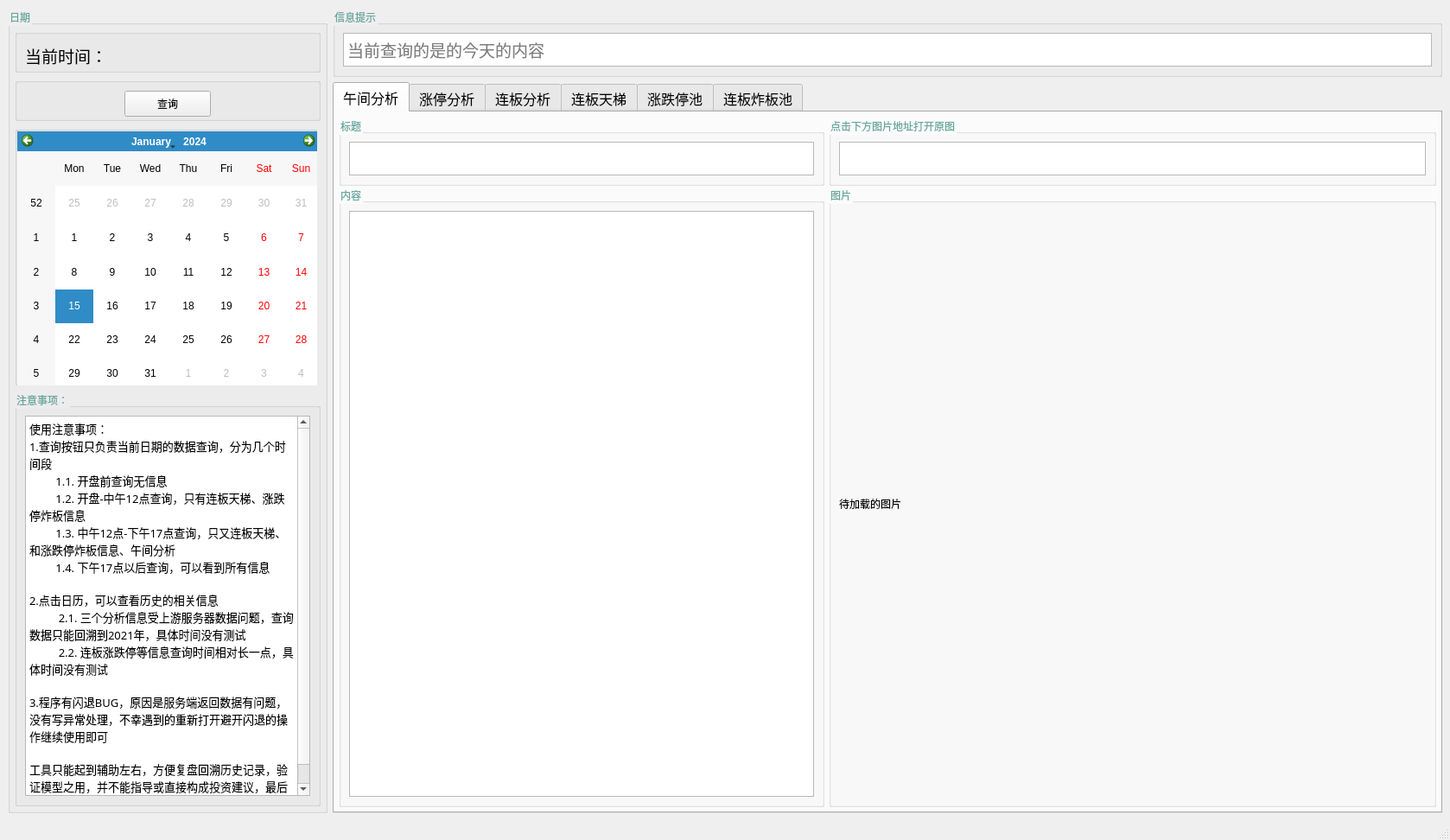
<?xml version="1.0" encoding="UTF-8"?>
<ui version="4.0">
 <class>MainWindow</class>
 <widget class="QMainWindow" name="MainWindow">
  <property name="geometry">
   <rect>
    <x>0</x>
    <y>0</y>
    <width>1678</width>
    <height>972</height>
   </rect>
  </property>
  <property name="windowTitle">
   <string>复盘助手</string>
  </property>
  <property name="windowIcon">
   <iconset resource="A_ioc.qrc">
    <normaloff>:/ioc/123.ico</normaloff>:/ioc/123.ico</iconset>
  </property>
  <property name="styleSheet">
   <string notr="true">QGroupBox{
    color: rgb(103, 167, 157) ;
	font: 14pt &quot;Adobe 黑体 Std R&quot;;
}

QPushButton{
	font: 14pt &quot;Adobe 黑体 Std R&quot;;
}

QTextEdit{ 
	font: 14pt &quot;Adobe 黑体 Std R&quot;;
}
QTextBrowser{ 
	font: 14pt &quot;Adobe 黑体 Std R&quot;;
}</string>
  </property>
  <widget class="QWidget" name="centralwidget">
   <property name="styleSheet">
    <string notr="true"/>
   </property>
   <layout class="QGridLayout" name="gridLayout_21">
    <item row="0" column="0">
     <widget class="QGroupBox" name="groupBox_5">
      <property name="minimumSize">
       <size>
        <width>370</width>
        <height>0</height>
       </size>
      </property>
      <property name="maximumSize">
       <size>
        <width>370</width>
        <height>16777215</height>
       </size>
      </property>
      <property name="layoutDirection">
       <enum>Qt::LeftToRight</enum>
      </property>
      <property name="title">
       <string>日期</string>
      </property>
      <property name="flat">
       <bool>false</bool>
      </property>
      <property name="checkable">
       <bool>false</bool>
      </property>
      <layout class="QVBoxLayout" name="verticalLayout_4">
       <property name="leftMargin">
        <number>5</number>
       </property>
       <property name="topMargin">
        <number>5</number>
       </property>
       <property name="rightMargin">
        <number>5</number>
       </property>
       <property name="bottomMargin">
        <number>5</number>
       </property>
       <item>
        <widget class="QGroupBox" name="groupBox_7">
         <property name="maximumSize">
          <size>
           <width>16777215</width>
           <height>50</height>
          </size>
         </property>
         <property name="title">
          <string/>
         </property>
         <layout class="QGridLayout" name="gridLayout_9">
          <item row="0" column="0">
           <widget class="QLabel" name="label_timelist">
            <property name="minimumSize">
             <size>
              <width>0</width>
              <height>30</height>
             </size>
            </property>
            <property name="maximumSize">
             <size>
              <width>16777215</width>
              <height>30</height>
             </size>
            </property>
            <property name="font">
             <font>
              <family>Adobe 黑体 Std R</family>
              <pointsize>14</pointsize>
             </font>
            </property>
            <property name="text">
             <string>当前时间：</string>
            </property>
           </widget>
          </item>
         </layout>
        </widget>
       </item>
       <item>
        <widget class="QGroupBox" name="groupBox_8">
         <property name="maximumSize">
          <size>
           <width>16777215</width>
           <height>50</height>
          </size>
         </property>
         <property name="title">
          <string/>
         </property>
         <layout class="QGridLayout" name="gridLayout_10">
          <item row="0" column="0">
           <widget class="QPushButton" name="pushButton_cx">
            <property name="minimumSize">
             <size>
              <width>100</width>
              <height>30</height>
             </size>
            </property>
            <property name="maximumSize">
             <size>
              <width>100</width>
              <height>30</height>
             </size>
            </property>
            <property name="text">
             <string>查询</string>
            </property>
           </widget>
          </item>
         </layout>
        </widget>
       </item>
       <item>
        <widget class="QGroupBox" name="groupBox_9">
         <property name="minimumSize">
          <size>
           <width>350</width>
           <height>300</height>
          </size>
         </property>
         <property name="maximumSize">
          <size>
           <width>350</width>
           <height>300</height>
          </size>
         </property>
         <property name="title">
          <string/>
         </property>
         <layout class="QGridLayout" name="gridLayout_11">
          <property name="leftMargin">
           <number>0</number>
          </property>
          <property name="topMargin">
           <number>0</number>
          </property>
          <property name="rightMargin">
           <number>0</number>
          </property>
          <property name="bottomMargin">
           <number>0</number>
          </property>
          <property name="spacing">
           <number>0</number>
          </property>
          <item row="0" column="0">
           <widget class="QCalendarWidget" name="calendarWidget">
            <property name="enabled">
             <bool>true</bool>
            </property>
            <property name="sizePolicy">
             <sizepolicy hsizetype="Preferred" vsizetype="Preferred">
              <horstretch>0</horstretch>
              <verstretch>0</verstretch>
             </sizepolicy>
            </property>
            <property name="minimumSize">
             <size>
              <width>350</width>
              <height>300</height>
             </size>
            </property>
            <property name="maximumSize">
             <size>
              <width>350</width>
              <height>300</height>
             </size>
            </property>
            <property name="autoFillBackground">
             <bool>true</bool>
            </property>
            <property name="inputMethodHints">
             <set>Qt::ImhNone</set>
            </property>
            <property name="firstDayOfWeek">
             <enum>Qt::Monday</enum>
            </property>
            <property name="gridVisible">
             <bool>false</bool>
            </property>
            <property name="selectionMode">
             <enum>QCalendarWidget::SingleSelection</enum>
            </property>
            <property name="horizontalHeaderFormat">
             <enum>QCalendarWidget::ShortDayNames</enum>
            </property>
            <property name="verticalHeaderFormat">
             <enum>QCalendarWidget::ISOWeekNumbers</enum>
            </property>
           </widget>
          </item>
         </layout>
        </widget>
       </item>
       <item>
        <widget class="QGroupBox" name="groupBox_10">
         <property name="minimumSize">
          <size>
           <width>0</width>
           <height>350</height>
          </size>
         </property>
         <property name="title">
          <string>注意事项：</string>
         </property>
         <layout class="QGridLayout" name="gridLayout_12">
          <item row="0" column="0">
           <widget class="QTextEdit" name="textEdit">
            <property name="font">
             <font>
              <family>Adobe 黑体 Std R</family>
              <pointsize>14</pointsize>
              <weight>50</weight>
              <italic>false</italic>
              <bold>false</bold>
             </font>
            </property>
            <property name="html">
             <string>&lt;!DOCTYPE HTML PUBLIC &quot;-//W3C//DTD HTML 4.0//EN&quot; &quot;http://www.w3.org/TR/REC-html40/strict.dtd&quot;&gt;
&lt;html&gt;&lt;head&gt;&lt;meta name=&quot;qrichtext&quot; content=&quot;1&quot; /&gt;&lt;style type=&quot;text/css&quot;&gt;
p, li { white-space: pre-wrap; }
&lt;/style&gt;&lt;/head&gt;&lt;body style=&quot; font-family:'Adobe 黑体 Std R'; font-size:14pt; font-weight:400; font-style:normal;&quot;&gt;
&lt;p style=&quot; margin-top:0px; margin-bottom:0px; margin-left:0px; margin-right:0px; -qt-block-indent:0; text-indent:0px;&quot;&gt;&lt;span style=&quot; font-size:10pt;&quot;&gt;使用注意事项：&lt;/span&gt;&lt;/p&gt;
&lt;p style=&quot; margin-top:0px; margin-bottom:0px; margin-left:0px; margin-right:0px; -qt-block-indent:0; text-indent:0px;&quot;&gt;&lt;span style=&quot; font-size:10pt;&quot;&gt;1.查询按钮只负责当前日期的数据查询，分为几个时间段&lt;/span&gt;&lt;/p&gt;
&lt;p style=&quot; margin-top:0px; margin-bottom:0px; margin-left:0px; margin-right:0px; -qt-block-indent:0; text-indent:0px;&quot;&gt;&lt;span style=&quot; font-size:10pt;&quot;&gt;         1.1. 开盘前查询无信息&lt;/span&gt;&lt;/p&gt;
&lt;p style=&quot; margin-top:0px; margin-bottom:0px; margin-left:0px; margin-right:0px; -qt-block-indent:0; text-indent:0px;&quot;&gt;&lt;span style=&quot; font-size:10pt;&quot;&gt;         1.2. 开盘-中午12点查询，只有连板天梯、涨跌停炸板信息&lt;/span&gt;&lt;/p&gt;
&lt;p style=&quot; margin-top:0px; margin-bottom:0px; margin-left:0px; margin-right:0px; -qt-block-indent:0; text-indent:0px;&quot;&gt;&lt;span style=&quot; font-size:10pt;&quot;&gt;         1.3. 中午12点-下午17点查询，只又连板天梯、和涨跌停炸板信息、午间分析&lt;/span&gt;&lt;/p&gt;
&lt;p style=&quot; margin-top:0px; margin-bottom:0px; margin-left:0px; margin-right:0px; -qt-block-indent:0; text-indent:0px;&quot;&gt;&lt;span style=&quot; font-size:10pt;&quot;&gt;         1.4. 下午17点以后查询，可以看到所有信息&lt;/span&gt;&lt;/p&gt;
&lt;p style=&quot;-qt-paragraph-type:empty; margin-top:0px; margin-bottom:0px; margin-left:0px; margin-right:0px; -qt-block-indent:0; text-indent:0px; font-size:10pt;&quot;&gt;&lt;br /&gt;&lt;/p&gt;
&lt;p style=&quot; margin-top:0px; margin-bottom:0px; margin-left:0px; margin-right:0px; -qt-block-indent:0; text-indent:0px;&quot;&gt;&lt;span style=&quot; font-size:10pt;&quot;&gt;2.点击日历，可以查看历史的相关信息&lt;/span&gt;&lt;/p&gt;
&lt;p style=&quot; margin-top:0px; margin-bottom:0px; margin-left:0px; margin-right:0px; -qt-block-indent:0; text-indent:0px;&quot;&gt;&lt;span style=&quot; font-size:10pt;&quot;&gt;          2.1. 三个分析信息受上游服务器数据问题，查询数据只能回溯到2021年，具体时间没有测试&lt;/span&gt;&lt;/p&gt;
&lt;p style=&quot; margin-top:0px; margin-bottom:0px; margin-left:0px; margin-right:0px; -qt-block-indent:0; text-indent:0px;&quot;&gt;&lt;span style=&quot; font-size:10pt;&quot;&gt;          2.2. 连板涨跌停等信息查询时间相对长一点，具体时间没有测试&lt;/span&gt;&lt;/p&gt;
&lt;p style=&quot;-qt-paragraph-type:empty; margin-top:0px; margin-bottom:0px; margin-left:0px; margin-right:0px; -qt-block-indent:0; text-indent:0px; font-size:10pt;&quot;&gt;&lt;br /&gt;&lt;/p&gt;
&lt;p style=&quot; margin-top:0px; margin-bottom:0px; margin-left:0px; margin-right:0px; -qt-block-indent:0; text-indent:0px;&quot;&gt;&lt;span style=&quot; font-size:10pt;&quot;&gt;3.程序有闪退BUG，原因是服务端返回数据有问题，没有写异常处理，不幸遇到的重新打开避开闪退的操作继续使用即可&lt;/span&gt;&lt;/p&gt;
&lt;p style=&quot;-qt-paragraph-type:empty; margin-top:0px; margin-bottom:0px; margin-left:0px; margin-right:0px; -qt-block-indent:0; text-indent:0px; font-size:10pt;&quot;&gt;&lt;br /&gt;&lt;/p&gt;
&lt;p style=&quot; margin-top:0px; margin-bottom:0px; margin-left:0px; margin-right:0px; -qt-block-indent:0; text-indent:0px;&quot;&gt;&lt;span style=&quot; font-size:10pt;&quot;&gt;工具只能起到辅助左右，方便复盘回溯历史记录，验证模型之用，并不能指导或直接构成投资建议，最后投资有风险入市需谨慎。&lt;/span&gt;&lt;/p&gt;&lt;/body&gt;&lt;/html&gt;</string>
            </property>
           </widget>
          </item>
         </layout>
        </widget>
       </item>
      </layout>
     </widget>
    </item>
    <item row="0" column="1">
     <layout class="QVBoxLayout" name="verticalLayout">
      <property name="leftMargin">
       <number>0</number>
      </property>
      <property name="topMargin">
       <number>0</number>
      </property>
      <property name="rightMargin">
       <number>0</number>
      </property>
      <property name="bottomMargin">
       <number>0</number>
      </property>
      <item>
       <widget class="QGroupBox" name="groupBox_6">
        <property name="maximumSize">
         <size>
          <width>16777215</width>
          <height>80</height>
         </size>
        </property>
        <property name="accessibleName">
         <string/>
        </property>
        <property name="layoutDirection">
         <enum>Qt::LeftToRight</enum>
        </property>
        <property name="title">
         <string>信息提示</string>
        </property>
        <property name="flat">
         <bool>false</bool>
        </property>
        <property name="checkable">
         <bool>false</bool>
        </property>
        <layout class="QGridLayout" name="gridLayout_6">
         <item row="0" column="0">
          <widget class="QTextBrowser" name="tsxx_text">
           <property name="font">
            <font>
             <family>Adobe 黑体 Std R</family>
             <pointsize>14</pointsize>
             <weight>50</weight>
             <italic>false</italic>
             <bold>false</bold>
            </font>
           </property>
           <property name="readOnly">
            <bool>false</bool>
           </property>
           <property name="acceptRichText">
            <bool>true</bool>
           </property>
           <property name="placeholderText">
            <string>当前查询的是的今天的内容</string>
           </property>
          </widget>
         </item>
        </layout>
       </widget>
      </item>
      <item>
       <widget class="QTabWidget" name="tabWidget">
        <property name="font">
         <font>
          <family>Adobe 黑体 Std R</family>
          <pointsize>12</pointsize>
          <weight>50</weight>
          <bold>false</bold>
         </font>
        </property>
        <property name="mouseTracking">
         <bool>false</bool>
        </property>
        <property name="styleSheet">
         <string notr="true">QTextEdit{
font: 12pt &quot;Adobe 黑体 Std R&quot;;
}
QLabel{
font: 12pt &quot;Adobe 黑体 Std R&quot;;
}</string>
        </property>
        <property name="currentIndex">
         <number>0</number>
        </property>
        <widget class="QWidget" name="tab_wjfx">
         <attribute name="title">
          <string>午间分析</string>
         </attribute>
         <layout class="QGridLayout" name="gridLayout_7" columnstretch="4,5">
          <property name="leftMargin">
           <number>5</number>
          </property>
          <property name="topMargin">
           <number>5</number>
          </property>
          <property name="rightMargin">
           <number>5</number>
          </property>
          <property name="bottomMargin">
           <number>5</number>
          </property>
          <property name="horizontalSpacing">
           <number>5</number>
          </property>
          <item row="0" column="1">
           <layout class="QVBoxLayout" name="wjfx_r">
            <item>
             <widget class="QGroupBox" name="groupBox_3">
              <property name="minimumSize">
               <size>
                <width>400</width>
                <height>0</height>
               </size>
              </property>
              <property name="maximumSize">
               <size>
                <width>16777215</width>
                <height>80</height>
               </size>
              </property>
              <property name="layoutDirection">
               <enum>Qt::LeftToRight</enum>
              </property>
              <property name="title">
               <string>点击下方图片地址打开原图</string>
              </property>
              <property name="flat">
               <bool>false</bool>
              </property>
              <property name="checkable">
               <bool>false</bool>
              </property>
              <layout class="QGridLayout" name="gridLayout_4">
               <item row="0" column="0">
                <widget class="QTextBrowser" name="wjfx_ming_url">
                 <property name="openExternalLinks">
                  <bool>true</bool>
                 </property>
                </widget>
               </item>
              </layout>
             </widget>
            </item>
            <item>
             <widget class="QGroupBox" name="groupBox_4">
              <property name="layoutDirection">
               <enum>Qt::LeftToRight</enum>
              </property>
              <property name="title">
               <string>图片</string>
              </property>
              <property name="flat">
               <bool>false</bool>
              </property>
              <property name="checkable">
               <bool>false</bool>
              </property>
              <layout class="QGridLayout" name="gridLayout_5">
               <item row="0" column="0">
                <widget class="QLabel" name="wjfx_image">
                 <property name="styleSheet">
                  <string notr="true"/>
                 </property>
                 <property name="text">
                  <string>待加载的图片</string>
                 </property>
                </widget>
               </item>
              </layout>
             </widget>
            </item>
           </layout>
          </item>
          <item row="0" column="0">
           <layout class="QVBoxLayout" name="wjfx_l">
            <item>
             <widget class="QGroupBox" name="groupBox">
              <property name="minimumSize">
               <size>
                <width>300</width>
                <height>0</height>
               </size>
              </property>
              <property name="maximumSize">
               <size>
                <width>16777215</width>
                <height>80</height>
               </size>
              </property>
              <property name="layoutDirection">
               <enum>Qt::LeftToRight</enum>
              </property>
              <property name="title">
               <string>标题</string>
              </property>
              <property name="flat">
               <bool>false</bool>
              </property>
              <property name="checkable">
               <bool>false</bool>
              </property>
              <layout class="QGridLayout" name="gridLayout_3">
               <item row="0" column="0">
                <widget class="QTextBrowser" name="wjfx_bt">
                 <property name="readOnly">
                  <bool>false</bool>
                 </property>
                 <property name="placeholderText">
                  <string/>
                 </property>
                </widget>
               </item>
              </layout>
             </widget>
            </item>
            <item>
             <widget class="QGroupBox" name="groupBox_2">
              <property name="layoutDirection">
               <enum>Qt::LeftToRight</enum>
              </property>
              <property name="title">
               <string>内容</string>
              </property>
              <property name="flat">
               <bool>false</bool>
              </property>
              <property name="checkable">
               <bool>false</bool>
              </property>
              <layout class="QGridLayout" name="gridLayout_2">
               <item row="0" column="0">
                <widget class="QTextBrowser" name="wjfx_nr"/>
               </item>
              </layout>
             </widget>
            </item>
           </layout>
          </item>
         </layout>
        </widget>
        <widget class="QWidget" name="tab_ztfx">
         <attribute name="title">
          <string>涨停分析</string>
         </attribute>
         <layout class="QGridLayout" name="gridLayout" columnstretch="4,5">
          <property name="leftMargin">
           <number>5</number>
          </property>
          <property name="topMargin">
           <number>5</number>
          </property>
          <property name="rightMargin">
           <number>5</number>
          </property>
          <property name="bottomMargin">
           <number>5</number>
          </property>
          <property name="horizontalSpacing">
           <number>5</number>
          </property>
          <item row="0" column="0">
           <layout class="QVBoxLayout" name="ztfx_l">
            <item>
             <widget class="QGroupBox" name="groupBox_17">
              <property name="maximumSize">
               <size>
                <width>16777215</width>
                <height>80</height>
               </size>
              </property>
              <property name="layoutDirection">
               <enum>Qt::LeftToRight</enum>
              </property>
              <property name="title">
               <string>标题</string>
              </property>
              <property name="flat">
               <bool>false</bool>
              </property>
              <property name="checkable">
               <bool>false</bool>
              </property>
              <layout class="QGridLayout" name="gridLayout_18">
               <item row="0" column="0">
                <widget class="QTextBrowser" name="ztfx_bt">
                 <property name="readOnly">
                  <bool>false</bool>
                 </property>
                 <property name="placeholderText">
                  <string/>
                 </property>
                </widget>
               </item>
              </layout>
             </widget>
            </item>
            <item>
             <widget class="QGroupBox" name="groupBox_18">
              <property name="layoutDirection">
               <enum>Qt::LeftToRight</enum>
              </property>
              <property name="title">
               <string>内容</string>
              </property>
              <property name="flat">
               <bool>false</bool>
              </property>
              <property name="checkable">
               <bool>false</bool>
              </property>
              <layout class="QGridLayout" name="gridLayout_19">
               <item row="0" column="0">
                <widget class="QTextBrowser" name="ztfx_nr"/>
               </item>
              </layout>
             </widget>
            </item>
           </layout>
          </item>
          <item row="0" column="1">
           <layout class="QVBoxLayout" name="ztfx_r">
            <item>
             <widget class="QGroupBox" name="groupBox_15">
              <property name="maximumSize">
               <size>
                <width>16777215</width>
                <height>80</height>
               </size>
              </property>
              <property name="layoutDirection">
               <enum>Qt::LeftToRight</enum>
              </property>
              <property name="title">
               <string>点击下方图片地址打开原图</string>
              </property>
              <property name="flat">
               <bool>false</bool>
              </property>
              <property name="checkable">
               <bool>false</bool>
              </property>
              <layout class="QGridLayout" name="gridLayout_16">
               <item row="0" column="0">
                <widget class="QTextBrowser" name="ztfx_ming_url">
                 <property name="openExternalLinks">
                  <bool>true</bool>
                 </property>
                </widget>
               </item>
              </layout>
             </widget>
            </item>
            <item>
             <widget class="QGroupBox" name="groupBox_16">
              <property name="layoutDirection">
               <enum>Qt::LeftToRight</enum>
              </property>
              <property name="title">
               <string>图片</string>
              </property>
              <property name="flat">
               <bool>false</bool>
              </property>
              <property name="checkable">
               <bool>false</bool>
              </property>
              <layout class="QGridLayout" name="gridLayout_17">
               <item row="0" column="0">
                <widget class="QLabel" name="ztfx_image">
                 <property name="text">
                  <string>待加载的图片</string>
                 </property>
                </widget>
               </item>
              </layout>
             </widget>
            </item>
           </layout>
          </item>
         </layout>
        </widget>
        <widget class="QWidget" name="tab_spfx">
         <attribute name="title">
          <string>连板分析</string>
         </attribute>
         <layout class="QGridLayout" name="gridLayout_20" columnstretch="4,5">
          <property name="leftMargin">
           <number>5</number>
          </property>
          <property name="topMargin">
           <number>5</number>
          </property>
          <property name="rightMargin">
           <number>5</number>
          </property>
          <property name="bottomMargin">
           <number>5</number>
          </property>
          <property name="horizontalSpacing">
           <number>5</number>
          </property>
          <item row="0" column="0">
           <layout class="QVBoxLayout" name="spfx_l">
            <item>
             <widget class="QGroupBox" name="groupBox_11">
              <property name="maximumSize">
               <size>
                <width>16777215</width>
                <height>80</height>
               </size>
              </property>
              <property name="layoutDirection">
               <enum>Qt::LeftToRight</enum>
              </property>
              <property name="title">
               <string>标题</string>
              </property>
              <property name="flat">
               <bool>false</bool>
              </property>
              <property name="checkable">
               <bool>false</bool>
              </property>
              <layout class="QGridLayout" name="gridLayout_8">
               <item row="0" column="0">
                <widget class="QTextBrowser" name="spfx_bt">
                 <property name="readOnly">
                  <bool>false</bool>
                 </property>
                 <property name="placeholderText">
                  <string/>
                 </property>
                </widget>
               </item>
              </layout>
             </widget>
            </item>
            <item>
             <widget class="QGroupBox" name="groupBox_12">
              <property name="layoutDirection">
               <enum>Qt::LeftToRight</enum>
              </property>
              <property name="title">
               <string>内容</string>
              </property>
              <property name="flat">
               <bool>false</bool>
              </property>
              <property name="checkable">
               <bool>false</bool>
              </property>
              <layout class="QGridLayout" name="gridLayout_13">
               <item row="0" column="0">
                <widget class="QTextBrowser" name="spfx_nr"/>
               </item>
              </layout>
             </widget>
            </item>
           </layout>
          </item>
          <item row="0" column="1">
           <layout class="QVBoxLayout" name="spfx_r">
            <item>
             <widget class="QGroupBox" name="groupBox_13">
              <property name="maximumSize">
               <size>
                <width>16777215</width>
                <height>80</height>
               </size>
              </property>
              <property name="layoutDirection">
               <enum>Qt::LeftToRight</enum>
              </property>
              <property name="title">
               <string>点击下方图片地址打开原图</string>
              </property>
              <property name="flat">
               <bool>false</bool>
              </property>
              <property name="checkable">
               <bool>false</bool>
              </property>
              <layout class="QGridLayout" name="gridLayout_14">
               <item row="0" column="0">
                <widget class="QTextBrowser" name="spfx_ming_url">
                 <property name="openExternalLinks">
                  <bool>true</bool>
                 </property>
                </widget>
               </item>
              </layout>
             </widget>
            </item>
            <item>
             <widget class="QGroupBox" name="groupBox_14">
              <property name="layoutDirection">
               <enum>Qt::LeftToRight</enum>
              </property>
              <property name="title">
               <string>图片</string>
              </property>
              <property name="flat">
               <bool>false</bool>
              </property>
              <property name="checkable">
               <bool>false</bool>
              </property>
              <layout class="QGridLayout" name="gridLayout_15">
               <item row="0" column="0">
                <widget class="QLabel" name="spfx_image">
                 <property name="text">
                  <string>待加载的图片</string>
                 </property>
                </widget>
               </item>
              </layout>
             </widget>
            </item>
           </layout>
          </item>
         </layout>
        </widget>
        <widget class="QWidget" name="tab_lbtt">
         <attribute name="title">
          <string>连板天梯</string>
         </attribute>
         <layout class="QGridLayout" name="gridLayout_46">
          <property name="leftMargin">
           <number>5</number>
          </property>
          <property name="topMargin">
           <number>5</number>
          </property>
          <property name="rightMargin">
           <number>5</number>
          </property>
          <property name="bottomMargin">
           <number>5</number>
          </property>
          <item row="0" column="0">
           <widget class="QGroupBox" name="groupBox_21">
            <property name="minimumSize">
             <size>
              <width>0</width>
              <height>350</height>
             </size>
            </property>
            <property name="title">
             <string>同花顺连板天梯：</string>
            </property>
            <layout class="QGridLayout" name="gridLayout_24">
             <item row="0" column="0">
              <widget class="QTextEdit" name="lbtt_textEdit_lbtt">
               <property name="html">
                <string>&lt;!DOCTYPE HTML PUBLIC &quot;-//W3C//DTD HTML 4.0//EN&quot; &quot;http://www.w3.org/TR/REC-html40/strict.dtd&quot;&gt;
&lt;html&gt;&lt;head&gt;&lt;meta name=&quot;qrichtext&quot; content=&quot;1&quot; /&gt;&lt;style type=&quot;text/css&quot;&gt;
p, li { white-space: pre-wrap; }
&lt;/style&gt;&lt;/head&gt;&lt;body style=&quot; font-family:'Adobe 黑体 Std R'; font-size:12pt; font-weight:400; font-style:normal;&quot;&gt;
&lt;p style=&quot;-qt-paragraph-type:empty; margin-top:0px; margin-bottom:0px; margin-left:0px; margin-right:0px; -qt-block-indent:0; text-indent:0px;&quot;&gt;&lt;br /&gt;&lt;/p&gt;&lt;/body&gt;&lt;/html&gt;</string>
               </property>
              </widget>
             </item>
            </layout>
           </widget>
          </item>
         </layout>
        </widget>
        <widget class="QWidget" name="tab_zdtc">
         <attribute name="title">
          <string>涨跌停池</string>
         </attribute>
         <layout class="QGridLayout" name="gridLayout_47" columnstretch="3,2">
          <property name="leftMargin">
           <number>5</number>
          </property>
          <property name="topMargin">
           <number>5</number>
          </property>
          <property name="rightMargin">
           <number>5</number>
          </property>
          <property name="bottomMargin">
           <number>5</number>
          </property>
          <property name="horizontalSpacing">
           <number>5</number>
          </property>
          <item row="0" column="0">
           <widget class="QGroupBox" name="groupBox_19">
            <property name="minimumSize">
             <size>
              <width>0</width>
              <height>350</height>
             </size>
            </property>
            <property name="title">
             <string>涨停池</string>
            </property>
            <layout class="QGridLayout" name="gridLayout_22">
             <item row="0" column="0">
              <widget class="QTextEdit" name="zdtc_textEdit_ztc">
               <property name="html">
                <string>&lt;!DOCTYPE HTML PUBLIC &quot;-//W3C//DTD HTML 4.0//EN&quot; &quot;http://www.w3.org/TR/REC-html40/strict.dtd&quot;&gt;
&lt;html&gt;&lt;head&gt;&lt;meta name=&quot;qrichtext&quot; content=&quot;1&quot; /&gt;&lt;style type=&quot;text/css&quot;&gt;
p, li { white-space: pre-wrap; }
&lt;/style&gt;&lt;/head&gt;&lt;body style=&quot; font-family:'Adobe 黑体 Std R'; font-size:12pt; font-weight:400; font-style:normal;&quot;&gt;
&lt;p style=&quot;-qt-paragraph-type:empty; margin-top:0px; margin-bottom:0px; margin-left:0px; margin-right:0px; -qt-block-indent:0; text-indent:0px; font-size:14pt;&quot;&gt;&lt;br /&gt;&lt;/p&gt;&lt;/body&gt;&lt;/html&gt;</string>
               </property>
              </widget>
             </item>
            </layout>
           </widget>
          </item>
          <item row="0" column="1">
           <widget class="QGroupBox" name="groupBox_20">
            <property name="minimumSize">
             <size>
              <width>0</width>
              <height>350</height>
             </size>
            </property>
            <property name="title">
             <string>跌停池</string>
            </property>
            <layout class="QGridLayout" name="gridLayout_23">
             <item row="0" column="0">
              <widget class="QTextEdit" name="zdtc_textEdit_dtc">
               <property name="html">
                <string>&lt;!DOCTYPE HTML PUBLIC &quot;-//W3C//DTD HTML 4.0//EN&quot; &quot;http://www.w3.org/TR/REC-html40/strict.dtd&quot;&gt;
&lt;html&gt;&lt;head&gt;&lt;meta name=&quot;qrichtext&quot; content=&quot;1&quot; /&gt;&lt;style type=&quot;text/css&quot;&gt;
p, li { white-space: pre-wrap; }
&lt;/style&gt;&lt;/head&gt;&lt;body style=&quot; font-family:'Adobe 黑体 Std R'; font-size:12pt; font-weight:400; font-style:normal;&quot;&gt;
&lt;p style=&quot;-qt-paragraph-type:empty; margin-top:0px; margin-bottom:0px; margin-left:0px; margin-right:0px; -qt-block-indent:0; text-indent:0px; font-size:14pt;&quot;&gt;&lt;br /&gt;&lt;/p&gt;&lt;/body&gt;&lt;/html&gt;</string>
               </property>
              </widget>
             </item>
            </layout>
           </widget>
          </item>
         </layout>
        </widget>
        <widget class="QWidget" name="tab_lzbc">
         <attribute name="title">
          <string>连板炸板池</string>
         </attribute>
         <layout class="QGridLayout" name="gridLayout_48" columnstretch="3,2" columnminimumwidth="3,2">
          <property name="leftMargin">
           <number>5</number>
          </property>
          <property name="topMargin">
           <number>5</number>
          </property>
          <property name="rightMargin">
           <number>5</number>
          </property>
          <property name="bottomMargin">
           <number>5</number>
          </property>
          <property name="horizontalSpacing">
           <number>5</number>
          </property>
          <item row="0" column="0">
           <widget class="QGroupBox" name="groupBox_22">
            <property name="minimumSize">
             <size>
              <width>0</width>
              <height>350</height>
             </size>
            </property>
            <property name="title">
             <string>今日连板：</string>
            </property>
            <layout class="QGridLayout" name="gridLayout_44">
             <item row="0" column="0">
              <widget class="QTextEdit" name="lzbc_textEdit_lbc">
               <property name="html">
                <string>&lt;!DOCTYPE HTML PUBLIC &quot;-//W3C//DTD HTML 4.0//EN&quot; &quot;http://www.w3.org/TR/REC-html40/strict.dtd&quot;&gt;
&lt;html&gt;&lt;head&gt;&lt;meta name=&quot;qrichtext&quot; content=&quot;1&quot; /&gt;&lt;style type=&quot;text/css&quot;&gt;
p, li { white-space: pre-wrap; }
&lt;/style&gt;&lt;/head&gt;&lt;body style=&quot; font-family:'Adobe 黑体 Std R'; font-size:12pt; font-weight:400; font-style:normal;&quot;&gt;
&lt;p style=&quot;-qt-paragraph-type:empty; margin-top:0px; margin-bottom:0px; margin-left:0px; margin-right:0px; -qt-block-indent:0; text-indent:0px; font-size:14pt;&quot;&gt;&lt;br /&gt;&lt;/p&gt;&lt;/body&gt;&lt;/html&gt;</string>
               </property>
              </widget>
             </item>
            </layout>
           </widget>
          </item>
          <item row="0" column="1">
           <widget class="QGroupBox" name="groupBox_38">
            <property name="minimumSize">
             <size>
              <width>0</width>
              <height>350</height>
             </size>
            </property>
            <property name="title">
             <string>今日炸板：</string>
            </property>
            <layout class="QGridLayout" name="gridLayout_45">
             <item row="0" column="0">
              <widget class="QTextEdit" name="lzbc_textEdit_zbc">
               <property name="html">
                <string>&lt;!DOCTYPE HTML PUBLIC &quot;-//W3C//DTD HTML 4.0//EN&quot; &quot;http://www.w3.org/TR/REC-html40/strict.dtd&quot;&gt;
&lt;html&gt;&lt;head&gt;&lt;meta name=&quot;qrichtext&quot; content=&quot;1&quot; /&gt;&lt;style type=&quot;text/css&quot;&gt;
p, li { white-space: pre-wrap; }
&lt;/style&gt;&lt;/head&gt;&lt;body style=&quot; font-family:'Adobe 黑体 Std R'; font-size:12pt; font-weight:400; font-style:normal;&quot;&gt;
&lt;p style=&quot;-qt-paragraph-type:empty; margin-top:0px; margin-bottom:0px; margin-left:0px; margin-right:0px; -qt-block-indent:0; text-indent:0px; font-size:14pt;&quot;&gt;&lt;br /&gt;&lt;/p&gt;&lt;/body&gt;&lt;/html&gt;</string>
               </property>
              </widget>
             </item>
            </layout>
           </widget>
          </item>
         </layout>
        </widget>
       </widget>
      </item>
     </layout>
    </item>
   </layout>
  </widget>
  <widget class="QMenuBar" name="menubar">
   <property name="geometry">
    <rect>
     <x>0</x>
     <y>0</y>
     <width>1678</width>
     <height>23</height>
    </rect>
   </property>
  </widget>
  <widget class="QStatusBar" name="statusbar"/>
 </widget>
 <resources>
  <include location="A_ioc.qrc"/>
 </resources>
 <connections/>
</ui>
